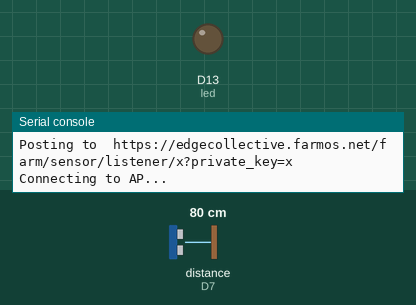
A program run on a simulated CircuitPython board. On the bench: output pins drawn as LEDs (lit = HIGH), the last lines printed to the serial console. The test bench sets the inputs (shaded band); at power-on: distance to the obstacle (sensor on D7) 80 cm. The echo pulse lasts 58.3 µs per cm; WiFi joins after 1.5 s; values from a settings file that is not in the repository are placeholders; web requests get an empty 200 reply after 0.4 s.

Above: at 0.1 s.
At 92.96 s:
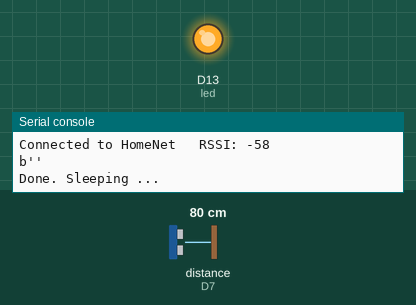
Timing chart, 0 to 94.5 s (numbered marks = the images above):
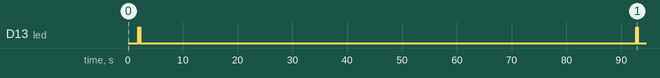

The program:

sender.py
```python
"""Sample code and test for adafruit_in219"""
import board
import busio
import digitalio
from digitalio import DigitalInOut
import gc
import time
import adafruit_hcsr04


sonar = adafruit_hcsr04.HCSR04(trigger_pin=board.D10, echo_pin=board.D7)

SLEEPTIME = 1200

# Get Wifi and FarmOS details
try:
    from secrets import secrets
except ImportError:
    print("WiFi secrets are kept in secrets.py, please add them there!")
    raise

WIFI_ESSID=secrets['ssid']
WIFI_PASS=secrets['password']
farmos_pubkey=secrets['farmos_pubkey']
farmos_privkey=secrets['farmos_privkey']

base_url= "https://edgecollective.farmos.net/farm/sensor/listener/"

JSON_POST_URL = base_url+farmos_pubkey+"?private_key="+farmos_privkey

# esp32

import adafruit_esp32spi.adafruit_esp32spi_socket as socket
from adafruit_esp32spi import adafruit_esp32spi
import adafruit_requests as requests

esp32_cs = DigitalInOut(board.D11)
esp32_ready = DigitalInOut(board.D12)
esp32_reset = DigitalInOut(board.D9)

esp_spi = busio.SPI(board.SCK, board.MOSI, board.MISO)
esp = adafruit_esp32spi.ESP_SPIcontrol(esp_spi, esp32_cs, esp32_ready, esp32_reset)

led = digitalio.DigitalInOut(board.D13)
led.direction = digitalio.Direction.OUTPUT


def connect(essid,password): # note that these are arguments are b'essid' and b'password'
    print("Connecting to AP...")
    while not esp.is_connected:
        try:
            esp.connect_AP(essid, password)
        except RuntimeError as e:
            print("could not connect to AP, retrying: ",e)
            continue
    print("Connected to", str(esp.ssid, 'utf-8'), "\tRSSI:", esp.rssi)

    # Initialize a requests object with a socket and esp32spi interface
    requests.set_socket(socket, esp)


# measure and display loop
while True:

    gc.collect()

    try:


        distance = sonar.distance
        print((distance,))

        json_data={"distance":distance}
        print("Posting to ",JSON_POST_URL)

        connect(WIFI_ESSID,WIFI_PASS)
        response = requests.post(JSON_POST_URL, json=json_data)
        print(response.content)
        response.close()

        print("Done. Sleeping ... ")
        for i in range(1,3):
            led.value=True
            time.sleep(.1)
            led.value = False
            time.sleep(.1)

    except Exception as e:

        print("error: "+str(e))

    time.sleep(90)
```

Measured:
- by itself, D13 (led): LOW → HIGH at 1.9 s, → LOW 0.10 s later, → HIGH 0.10 s later, → LOW 0.10 s later, … (8 changes in this stretch)
